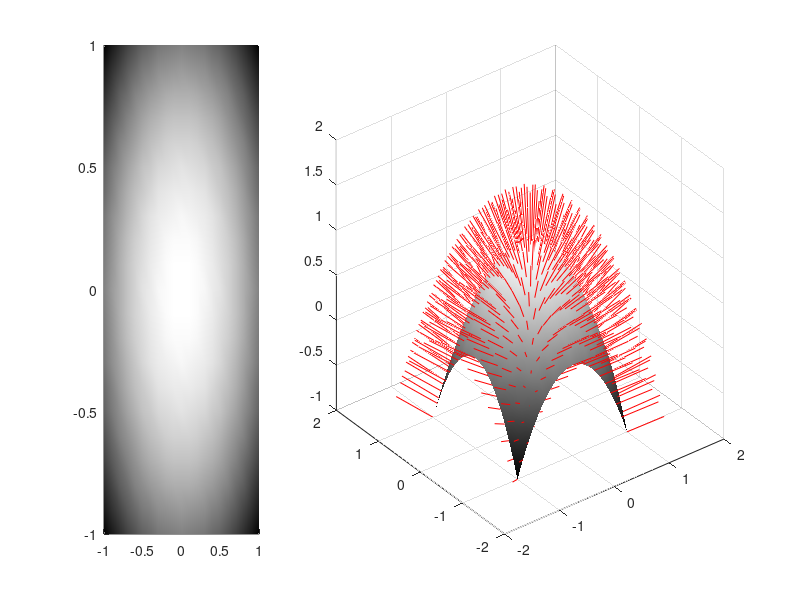

MATLAB code for this plot:
x =linspace(-1,1,21);  [xx,yy] = meshgrid(x); 
z = 1-(xx.*xx+yy.*yy);
subplot(1,3,1); surface(xx,yy,z); colormap(gray); shading interp
subplot(1,3,[2 3]); surfnorm(xx,yy,z); colormap(gray); shading interp
